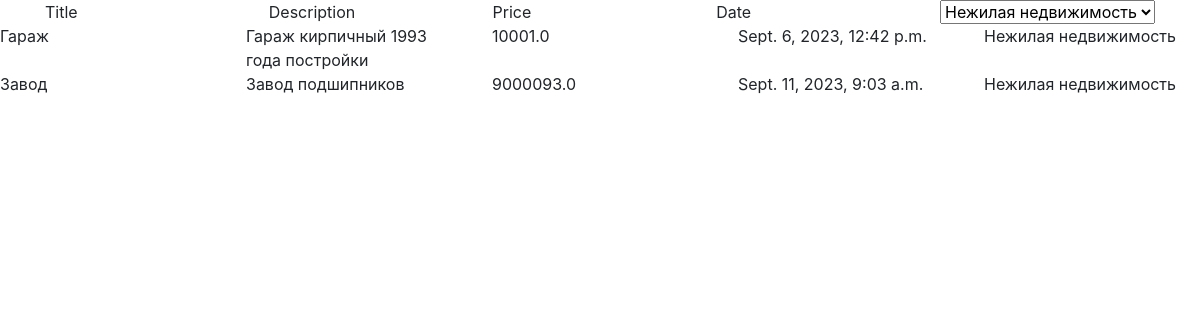
The app's page /catalog/2/ with its own data.
### hello/models.py (models this page shows, shortened)
class Db(models.Model):
    title  = models.CharField(max_length=50, verbose_name = "Title")
    content = models.TextField(null=True, blank=True, verbose_name = "Description")
    price = models.FloatField(null=True, blank=True, verbose_name = "Price")
    published = models.DateTimeField(auto_now_add=True, db_index=True, verbose_name = "Published")
    rubric = models.ForeignKey('Rubric', null=True, on_delete=models.PROTECT, verbose_name = "Rubric")

class Rubric(models.Model):
        name = models.CharField(max_length=20, verbose_name = "Title")
        class Meta:
            verbose_name_plural = 'Rubric'
            verbose_name = 'Rubric'
            ordering = ['name']

### hello/views.py (the view)
# urls.py: path('catalog/<int:rubric_id>/', by_rubric)
def by_rubric(request, rubric_id):
    bbs = Db.objects.filter(rubric=rubric_id)
    template = loader.get_template("index.html")
    current_rub = Rubric.objects.get(pk=rubric_id)
    all_rub = Rubric.objects.all()
    context = {'cdb' : bbs, 'rub' : current_rub, 'rubs' : all_rub}
    return HttpResponse(template.render(context, request))

### hello/templates/index.html (shortened to what this page needs)
<!DOCTYPE html>
<html>
  <head>
	<link rel="stylesheet" href="https://cdn.jsdelivr.net/npm/bootstrap@4.3.1/dist/css/bootstrap.min.css">
  </head>
  <body>
    <div class="container">
		<div class="row">
			<div class="col-sm">
			  Title
			</div>
			<div class="col-sm">
			  Description
			</div>
			<div class="col-sm">
			  Price
			</div>
			<div class="col-sm">
			  Date
			</div>
			<div class="col-sm">
			  <form>
				<select onchange="doSomething();" name="rubrics" id="rubrics">
				{% for r in rubs %}
					{% if r.pk == rub.pk %}
						<option selected="selected" value="{{ r.pk }}">{{ r.name}}</a>
					{% else %}
						<option value="{{ r.pk }}">{{ r.name}}</a>
					{% endif %}
				{% endfor %}
				</select>
			  </form>
			</div>
		</div>
		</div>
		{% for bb in cdb %}
		<div class="row">
			<div class="col-sm">
			  {{ bb.title}}
			</div>
			<div class="col-sm">
			  {{ bb.content}}
			</div>
			<div class="col-sm">
			  {{ bb.price}}
			</div>
			<div class="col-sm">
			  {{ bb.published }}
			</div>
			<div class="col-sm">
			  {{ rub.name }}
			</div>
		</div>
		{% endfor %}
  </body>
</html>

### records on screen
Db: title "Гараж", content "Гараж кирпичный 1993 года постройки", price "10001.0", published "Sept. 6, 2023, 12:42 p.m."
Rubric: name "Нежилая недвижимость"
Db: title "Завод", content "Завод подшипников", price "9000093.0", published "Sept. 11, 2023, 9:03 a.m."

### other values on screen
form field rubrics "Нежилая недвижимость"
